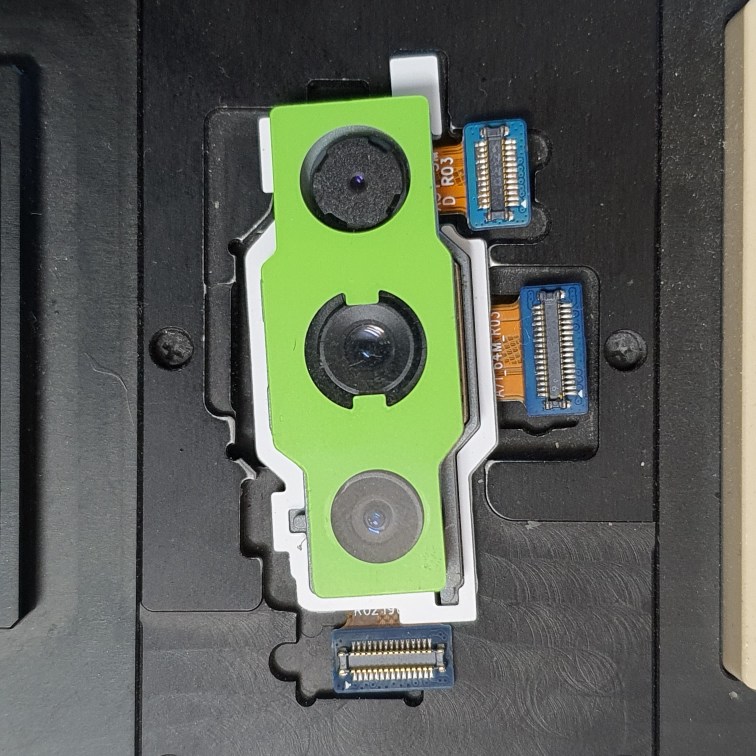
#> input picture Alignment_V2/Test/NG/NG-1.jpg, 3024 x 3024 px (shown at 1/4 size); its folder holds only this picture in this run
$ python test.py
#> lines starting #> are read from the running program, lines starting #| are printed output that depends on the picture
import cv2
import os
from matplotlib import pyplot as plt

list_image = os.listdir('Test/NG')
for file in list_image:
    img = cv2.imread('Test/NG/' + file)
#> img is the input picture: shape (3024, 3024, 3); mean B, G, R 86.6, 97.8, 91.7
    img_1 = img[200:2830, 800:2400]
    img_1 = cv2.cvtColor(img_1, cv2.COLOR_BGR2GRAY)
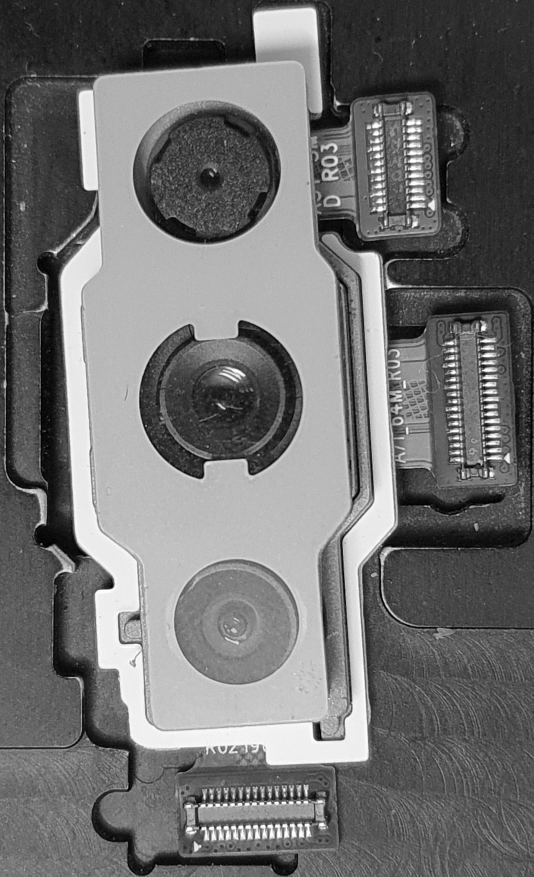
#> img_1: shape (2630, 1600) (shown at 1/3 size); min 0, max 255, mean 112.1

    histr = cv2.calcHist([img_1], [0], None, [256], [0, 256])
#> histr = 256 values, max 58306 at index 183, min 1522 at index 0, mean 16437.5
    plt.subplot(121)
    plt.imshow(img_1)
    plt.subplot(122)
    plt.plot(histr)
    plt.show()
#> figure, not shown here; panel 2: curve peaks at x = 183, y = 58306

    mask_1 = img_1[870:980, 1130:1590]
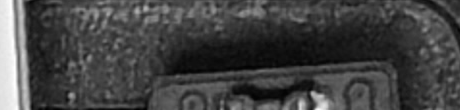
#> mask_1: shape (110, 460); min 1, max 255, mean 67.6
    # mask_2 = img_1[870:1640, 1490:1590]
    mask_3 = img_1[1510:1640, 1130:1590]
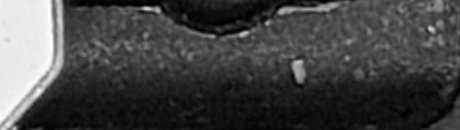
#> mask_3: shape (130, 460); min 0, max 255, mean 67.9
    mask_4 = img_1[930:1460, 0:135]
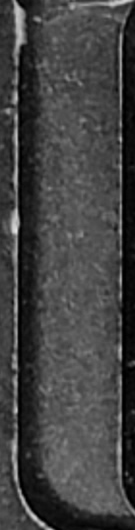
#> mask_4: shape (530, 135); min 0, max 230, mean 66.2
    mask_5 = img_1[2310:2620, 270:390]
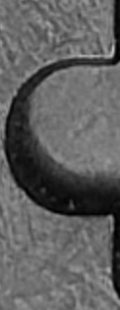
#> mask_5: shape (310, 120); min 0, max 187, mean 96
    mask_6 = img_1[2310:2620, 890:1000]
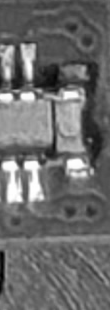
#> mask_6: shape (310, 110); min 0, max 255, mean 107.5

    histr_1 = cv2.calcHist([mask_1], [0], None, [256], [0, 256])
#> histr_1 = 256 values, max 714 at index 67, min 0 at index 0, mean 197.7
    # histr_2 = cv2.calcHist([mask_2], [0], None, [256], [0, 256])
    histr_3 = cv2.calcHist([mask_3], [0], None, [256], [0, 256])
#> histr_3 = 256 values, max 1314 at index 17, min 5 at index 220, mean 233.6
    histr_4 = cv2.calcHist([mask_4], [0], None, [256], [0, 256])
#> histr_4 = 256 values, max 1298 at index 81, min 0 at index 208, mean 279.5
    histr_5 = cv2.calcHist([mask_5], [0], None, [256], [0, 256])
#> histr_5 = 256 values, max 975 at index 115, min 0 at index 170, mean 145.3
    histr_6 = cv2.calcHist([mask_6], [0], None, [256], [0, 256])
#> histr_6 = 256 values, max 614 at index 82, min 1 at index 1, mean 133.2

    plt.subplot(421)
    plt.imshow(mask_1)
    plt.subplot(422)
    plt.plot(histr_1)
    plt.subplot(423)
    plt.imshow(mask_3)
    plt.subplot(424)
    plt.plot(histr_3)
    plt.subplot(425)
    plt.imshow(mask_4)
    plt.subplot(426)
    plt.plot(histr_4)
    plt.subplot(427)
    plt.imshow(mask_5)
    plt.subplot(428)
    plt.plot(histr_5)
    plt.show()
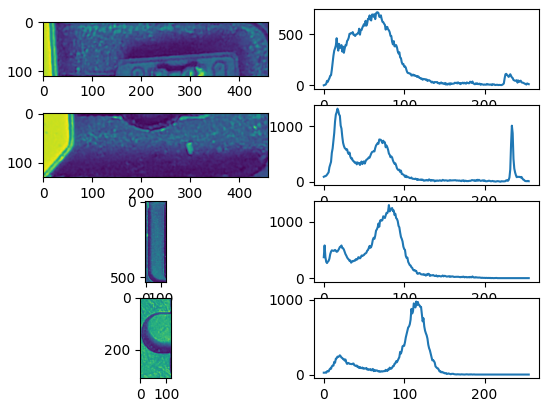
#> figure drawn by matplotlib, 8 panels; panel 2: curve peaks at x = 67, y = 714; panel 4: curve peaks at x = 17, y = 1314; panel 6: curve peaks at x = 81, y = 1298; panel 8: curve peaks at x = 115, y = 975

$ run again, on Alignment_V2/Test/NG/NG-13.jpg
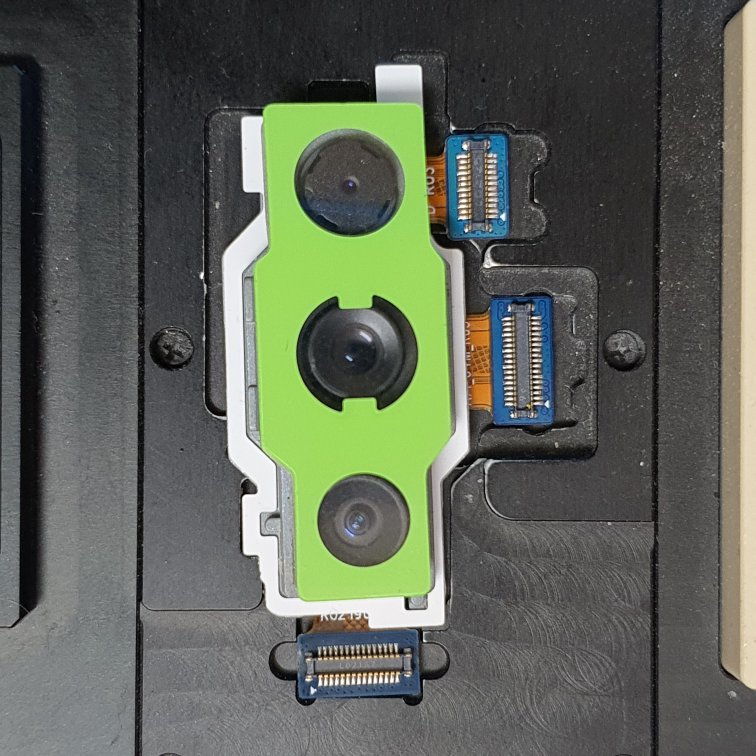
#> input picture Alignment_V2/Test/NG/NG-13.jpg, 3024 x 3024 px (shown at 1/4 size)
#> img is the input picture: shape (3024, 3024, 3); mean B, G, R 87.3, 99.3, 93.5
#> `img_1 = cv2.cvtColor(img_1, cv2.COLOR_BGR2GRAY)`:
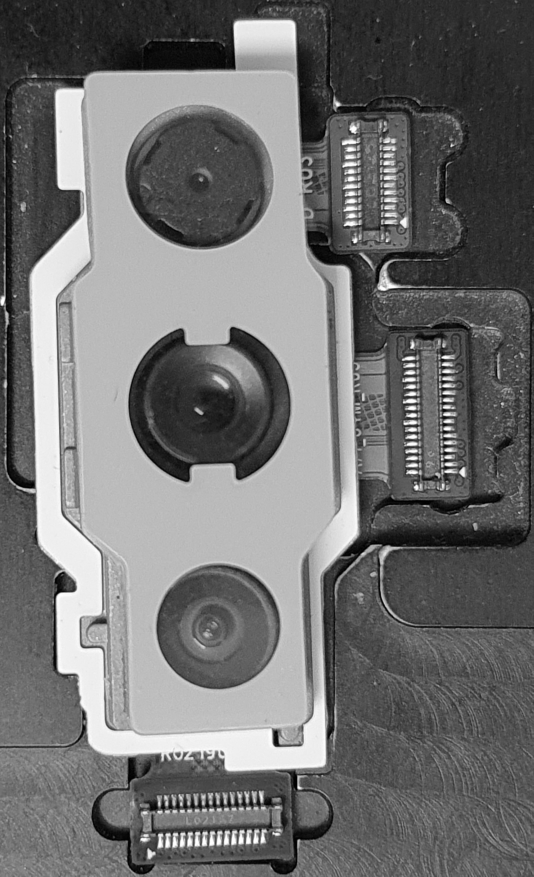
#> img_1: shape (2630, 1600) (shown at 1/3 size); min 0, max 255, mean 112.4
#> histr = 256 values, max 123474 at index 186, min 1178 at index 251, mean 16437.5
#> `mask_6 = img_1[2310:2620, 890:1000]`:
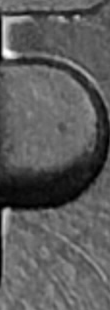
#> mask_6: shape (310, 110); min 0, max 254, mean 92.1
#> histr_1 = 256 values, max 1315 at index 76, min 0 at index 0, mean 197.7
#> histr_3 = 256 values, max 1322 at index 17, min 0 at index 192, mean 233.6
#> histr_4 = 256 values, max 3221 at index 237, min 0 at index 253, mean 279.5
#> histr_5 = 256 values, max 965 at index 117, min 0 at index 164, mean 145.3
#> histr_6 = 256 values, max 803 at index 108, min 0 at index 195, mean 133.2

$ run again, on Alignment_V2/Test/NG/NG-14.jpg
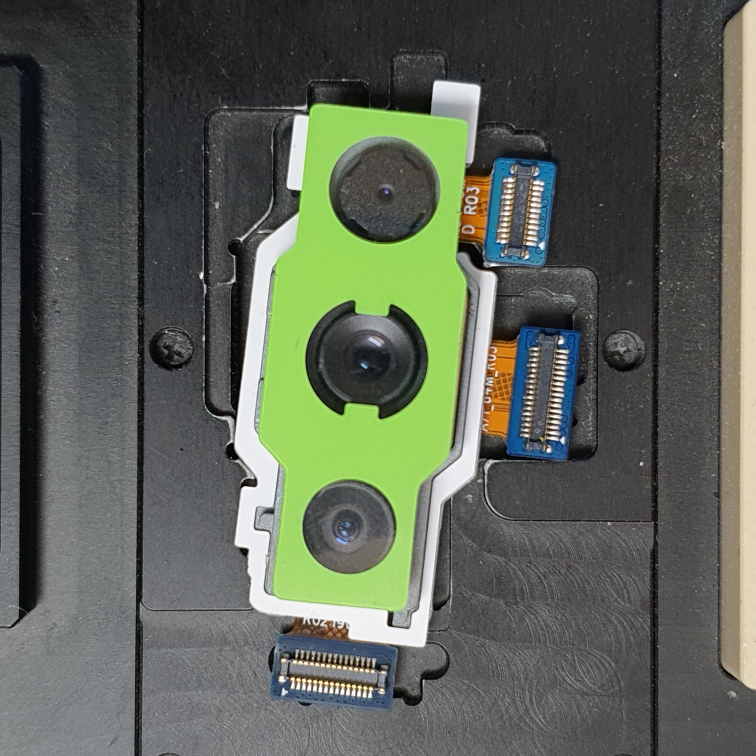
#> input picture Alignment_V2/Test/NG/NG-14.jpg, 3024 x 3024 px (shown at 1/4 size)
#> img is the input picture: shape (3024, 3024, 3); mean B, G, R 86.7, 99.1, 92.8
#> `img_1 = cv2.cvtColor(img_1, cv2.COLOR_BGR2GRAY)`:
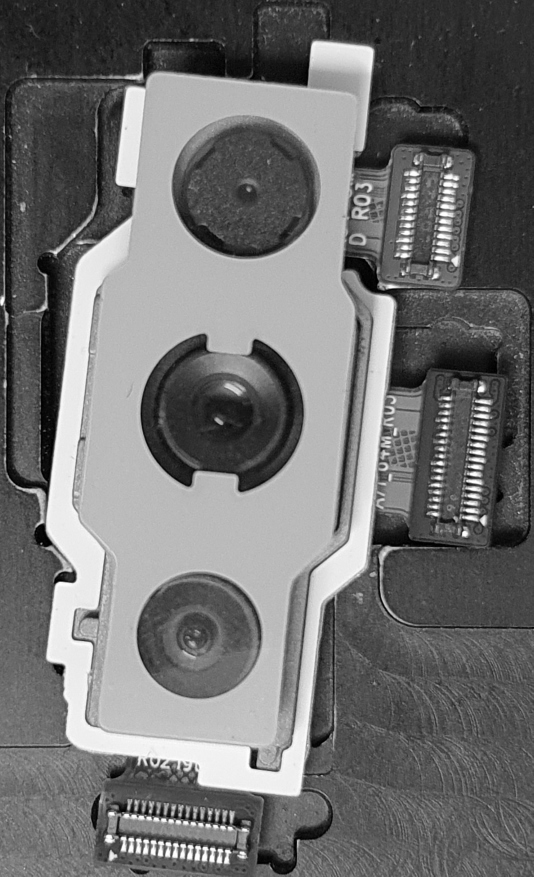
#> img_1: shape (2630, 1600) (shown at 1/3 size); min 0, max 255, mean 112
#> histr = 256 values, max 109187 at index 185, min 1527 at index 252, mean 16437.5
#> `mask_6 = img_1[2310:2620, 890:1000]`:
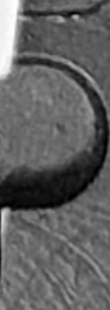
#> mask_6: shape (310, 110); min 0, max 255, mean 96.8
#> histr_1 = 256 values, max 1200 at index 74, min 0 at index 0, mean 197.7
#> histr_3 = 256 values, max 1021 at index 73, min 14 at index 245, mean 233.6
#> histr_4 = 256 values, max 1252 at index 82, min 0 at index 208, mean 279.5
#> histr_5 = 256 values, max 508 at index 83, min 11 at index 216, mean 145.3
#> histr_6 = 256 values, max 849 at index 104, min 1 at index 200, mean 133.2
